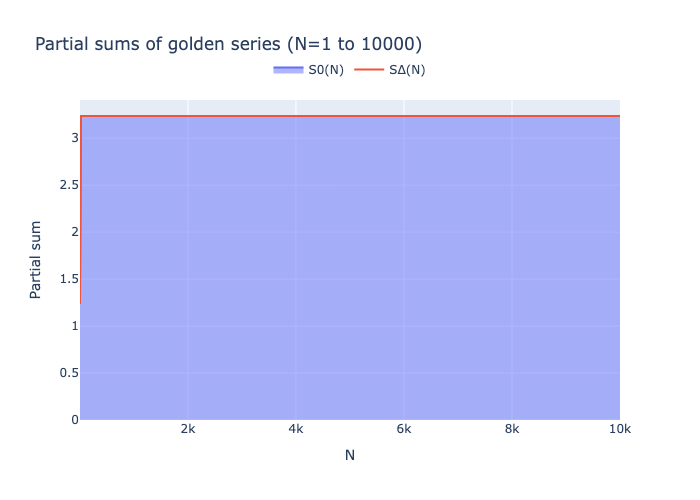

Recreate this plot in Python.
#!/usr/bin/env python3
"""
MKM Universe, Beta Precision Proprietary Code — Not for commercial use.

This file is proprietary and may not be used for commercial purposes.
No license is granted.
"""

import csv
from decimal import Decimal, getcontext

import plotly.graph_objects as go

getcontext().prec = 100

ONE = Decimal(1)
TWO = Decimal(2)
THREE = Decimal(3)
FIVE = Decimal(5)

PHI = (ONE + FIVE.sqrt()) / TWO

TWO_THIRDS = TWO / THREE
FOUR_THIRDS = Decimal(4) / THREE

DELTA = ONE / (Decimal(64) * (THREE ** TWO_THIRDS) * (PHI ** FOUR_THIRDS))
DELTA_SQ = DELTA ** 2

DEBT_LEADING = DELTA_SQ / PHI


def unperturbed_term(n: int) -> Decimal:
    """Baseline golden series term: 2 / φ^n."""
    return TWO / (PHI ** Decimal(n))


def perturbed_term(n: int) -> Decimal:
    denom = (PHI ** (TWO * Decimal(n))) - DELTA_SQ
    return (TWO * (PHI ** Decimal(n))) / denom


def partial_sums(N_max: int):
    S0 = Decimal(0)
    SΔ = Decimal(0)
    rows = []

    for n in range(1, N_max + 1):
        S0 += unperturbed_term(n)
        SΔ += perturbed_term(n)
        debt = SΔ - S0
        rows.append({
            "n": n,
            "S_unpert": float(S0),
            "S_pert": float(SΔ),
            "Debt": float(debt),
        })
    return rows


def analytic_checks():
    print("=" * 72)
    print("MKM INFINITE SERIES VALIDATION")
    print("=" * 72)

    print("\n[1] Flexibility Envelope Δ and Δ²")
    print(f"φ              = {PHI}")
    print(f"Δ (analytic)   = {DELTA}")
    print(f"Δ²             = {DELTA_SQ}")

    FOUR_THIRDS = Decimal(4) / THREE
    EIGHT_THIRDS = Decimal(8) / THREE
    analytic_sq = ONE / (
        Decimal(4096) * (THREE ** FOUR_THIRDS) * (PHI ** EIGHT_THIRDS)
    )
    diff_sq = abs(DELTA_SQ - analytic_sq)

    print("\n[2] Squared envelope identity:")
    print(f"Δ² (direct)    = {DELTA_SQ}")
    print(f"Δ² (expanded)  = {analytic_sq}")
    print(f"|Δ² - expanded|= {diff_sq}")
    if diff_sq < Decimal("1e-70"):
        print("Verdict: squared envelope matches to 70+ digits.")
    else:
        print("Warning: discrepancy in squared envelope expression.")


def write_csv(rows, filename="MKM_INFINITE_SERIES_VALIDATOR.csv"):
    with open(filename, "w", newline="") as f:
        writer = csv.DictWriter(f, fieldnames=["n", "S_unpert", "S_pert", "Debt"])
        writer.writeheader()
        writer.writerows(rows)
    print(f"\n[3] Wrote partial sums and debts to {filename}")


def plot_partial_sums(rows, filename="MKM_INFINITE_SERIES_VALIDATOR.png"):
    x = [r["n"] for r in rows]
    y0 = [r["S_unpert"] for r in rows]
    yΔ = [r["S_pert"] for r in rows]

    fig = go.Figure()
    fig.add_trace(go.Scatter(x=x, y=y0, mode="lines", name="S0(N)", fill="tozeroy"))
    fig.add_trace(go.Scatter(x=x, y=yΔ, mode="lines", name="SΔ(N)"))

    fig.update_layout(
        title={"text": "Partial sums of golden series (N=1 to 10000)"},
        legend=dict(orientation="h", yanchor="bottom", y=1.05, xanchor="center", x=0.5),
    )
    fig.update_xaxes(title_text="N")
    fig.update_yaxes(title_text="Partial sum")

    fig.write_image(filename)
    with open(filename + ".meta.json", "w") as f:
        import json

        json.dump(
            {
                "caption": "Partial sums of unperturbed and perturbed golden series",
                "description": (
                    "Line chart showing S0(N) and SΔ(N) converging to nearby limits "
                    "as N increases to 10000."
                ),
            },
            f,
        )
    print(f"[4] Wrote chart: {filename}")


def plot_debt(rows, filename="MKM_INFINITE_SERIES_VALIDATOR_DEBT.png"):
    x = [r["n"] for r in rows]
    yD = [r["Debt"] for r in rows]

    fig = go.Figure()
    fig.add_trace(go.Scatter(x=x, y=yD, mode="lines", name="Debt(N)", fill="tozeroy"))

    fig.update_layout(
        title={"text": "Accumulated geometric debt D(N) (N=1 to 10000)"},
        legend=dict(orientation="h", yanchor="bottom", y=1.05, xanchor="center", x=0.5),
    )
    fig.update_xaxes(title_text="N")
    fig.update_yaxes(title_text="Debt")

    fig.write_image(filename)
    with open(filename + ".meta.json", "w") as f:
        import json

        json.dump(
            {
                "caption": "Accumulated geometric debt as N increases",
                "description": (
                    "Line chart showing D(N) = SΔ(N) - S0(N) growing monotonically "
                    "toward its limiting value as N increases to 10000."
                ),
            },
            f,
        )
    print(f"[5] Wrote chart: {filename}")


def main():
    analytic_checks()

    N_MAX = 10000
    print(f"\n[3] Computing partial sums up to N={N_MAX} ...")
    rows = partial_sums(N_MAX)

    final = rows[-1]
    S0N = Decimal(str(final["S_unpert"]))
    SΔN = Decimal(str(final["S_pert"]))
    debtN = Decimal(str(final["Debt"]))

    exact_unpert = TWO * PHI
    print("\n[4] Summary at N=10000")
    print(f"S0(10000)   ≈ {S0N}")
    print(f"2φ (exact) = {exact_unpert}")
    print(f"|S0 - 2φ|  ≈ {abs(S0N - exact_unpert)}")
    print(f"SΔ(10000)   ≈ {SΔN}")
    print(f"D(10000)    ≈ {debtN}")
    print(f"D_lead     ≈ Δ²/φ = {DEBT_LEADING}")
    print(f"|D(10000) - Δ²/φ| ≈ {abs(debtN - DEBT_LEADING)}")

    write_csv(rows)
    plot_partial_sums(rows)
    plot_debt(rows)

    print("\n[Done] Infinite series validation complete.")

if __name__ == "__main__":
    main()
